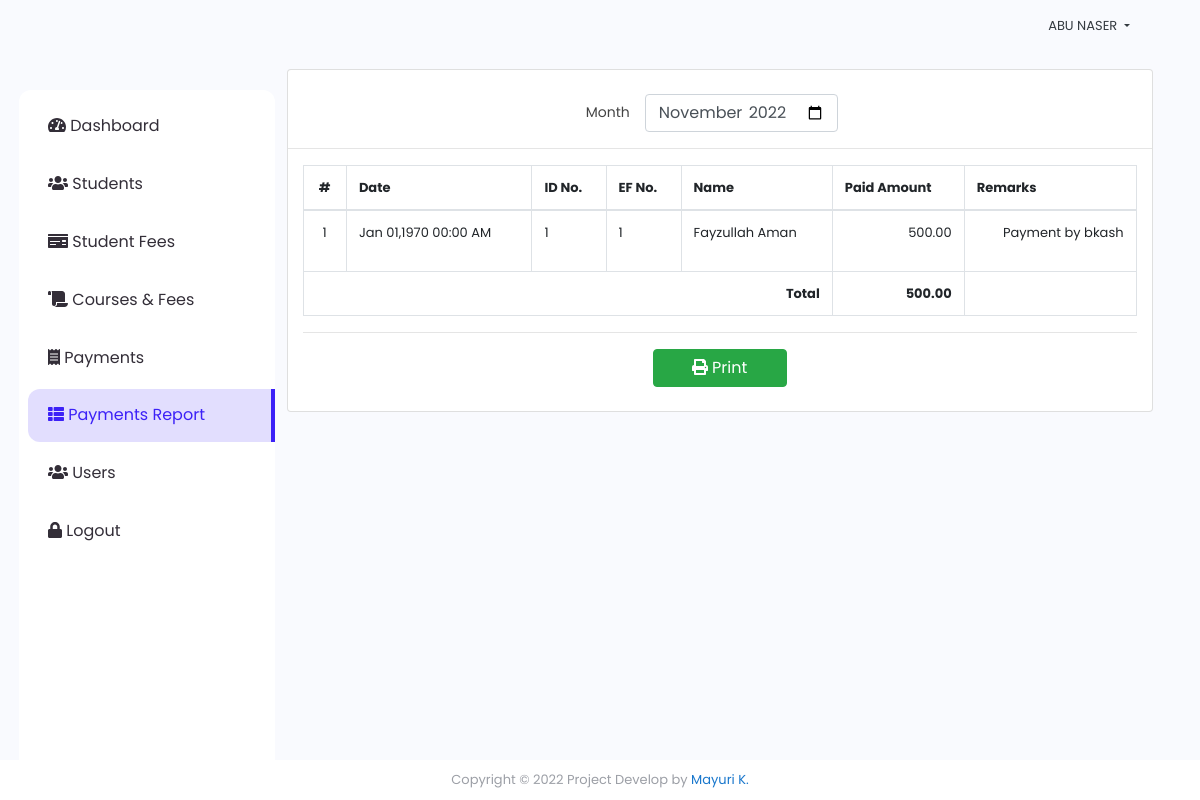
Page /click_fees/index.php?page=payments_report (signed in) on the committed database.
### tables this page shows
CREATE TABLE `payments` (
  `id` int(30) NOT NULL,
  `ef_id` int(30) NOT NULL,
  `amount` float NOT NULL,
  `remarks` text NOT NULL,
  `date_created` datetime NOT NULL DEFAULT current_timestamp() ON UPDATE current_timestamp()
);

CREATE TABLE `student` (
  `id` int(30) NOT NULL,
  `id_no` varchar(100) NOT NULL,
  `name` text NOT NULL,
  `contact` varchar(100) NOT NULL,
  `address` text NOT NULL,
  `email` varchar(200) NOT NULL,
  `date_created` datetime NOT NULL DEFAULT current_timestamp()
);

CREATE TABLE `student_ef_list` (
  `id` int(30) NOT NULL,
  `student_id` int(30) NOT NULL,
  `ef_no` varchar(200) NOT NULL,
  `course_id` int(30) NOT NULL,
  `total_fee` float NOT NULL,
  `date_created` datetime NOT NULL DEFAULT current_timestamp()
);

### click_fees/payments_report.php (the view, shortened to what this page needs)
<?php
    include 'db_connect.php';
    $month = isset($_GET['month']) ? $_GET['month'] : date('Y-m');
?>
<div class="container-fluid">
    <div class="col-lg-12">
        <div class="card">
            <div class="card_body">
            <div class="row justify-content-center pt-4">
                <label for="" class="mt-2">Month</label>
                <div class="col-sm-3">
                    <input type="month" name="month" id="month" value="<?php echo $month ?>" class="form-control">
                </div>
            </div>
            <hr>
            <div class="col-md-12">
                <table class="table table-bordered" id='report-list'>
                    <thead>
                        <tr>
                            <th class="text-center">#</th>
                            <th class="">Date</th>
                            <th class="">ID No.</th>
                            <th class="">EF No.</th>
                            <th class="">Name</th>
                            <th class="">Paid Amount</th>
                            <th >Remarks</th>
                        </tr>
                    </thead>
                    <tbody>
			          <?php
                      $i = 1;
                      $total = 0;
                      $payments = $conn->query("SELECT p.*,s.name as sname, ef.ef_no,s.id_no FROM payments p inner join student_ef_list ef on ef.id = p.ef_id inner join student s on s.id = ef.student_id where date_format(p.date_created,'%Y-%m') = '$month' order by unix_timestamp(p.date_created) asc ");
                      if($payments->num_rows > 0):
			          while($row = $payments->fetch_array()):
                        $total += $row['amount'];
			          ?>
			          <tr>
                        <td class="text-center"><?php echo $i++ ?></td>
                        <td>
                            <p> <?php echo date("M d,Y H:i A",strtotime($row['id_no'])) ?></p>
                        </td>
                        <td>
                            <p> <?php echo $row['id_no'] ?></p>
                        </td>
                        <td>
                            <p> <?php echo $row['ef_no'] ?></p>
                        </td>
                        <td>
                            <p> <?php echo ucwords($row['sname']) ?></p>
                        </td>
                        <td class="text-right">
                            <p><?php echo number_format($row['amount'],2) ?></p>
                        </td>
                        <td class="text-right">
                            <p><?php echo $row['remarks'] ?></p>
                        </td>
                    </tr>
                    <?php
                        endwhile;
                        else:
                    ?>
                    <tr>
                            <th class="text-center" colspan="7">No Data.</th>
                    </tr>
                    <?php
                        endif;
                    ?>
			        </tbody>
                    <tfoot>
                        <tr>
                            <th colspan="5" class="text-right">Total</th>
                            <th class="text-right"><?php echo number_format($total,2) ?></th>
                            <th></th>
                        </tr>
                    </tfoot>
                </table>
                <hr>
                <div class="col-md-12 mb-4">
                    <center>
                        <button class="btn btn-success col-sm-3 col-md-2" type="button" id="print"><i class="fa fa-print"></i> Print</button>
                    </center>
                </div>
            </div>
            </div>
        </div>
    </div>
</div>

### click_fees/assets/css/style.css (style rules this page uses)
body { font-family: "Poppins", sans-serif; color: #444444; width: 100%; height: calc(100%); font-size: .813rem; background-color: #f9fafe; }
.justify-content-center { justify-content: center !important; }
label { font-size: 14px; }

### rows in the picture
payments: student.id_no "Jan 01,1970 00:00 AM", student.id_no "1", student_ef_list.ef_no "1", student.name "Fayzullah Aman", amount "500.00", remarks "Payment by bkash"

### other values in the picture
$_SESSION['login_name'] "ABU NASER"
$total "500.00"
